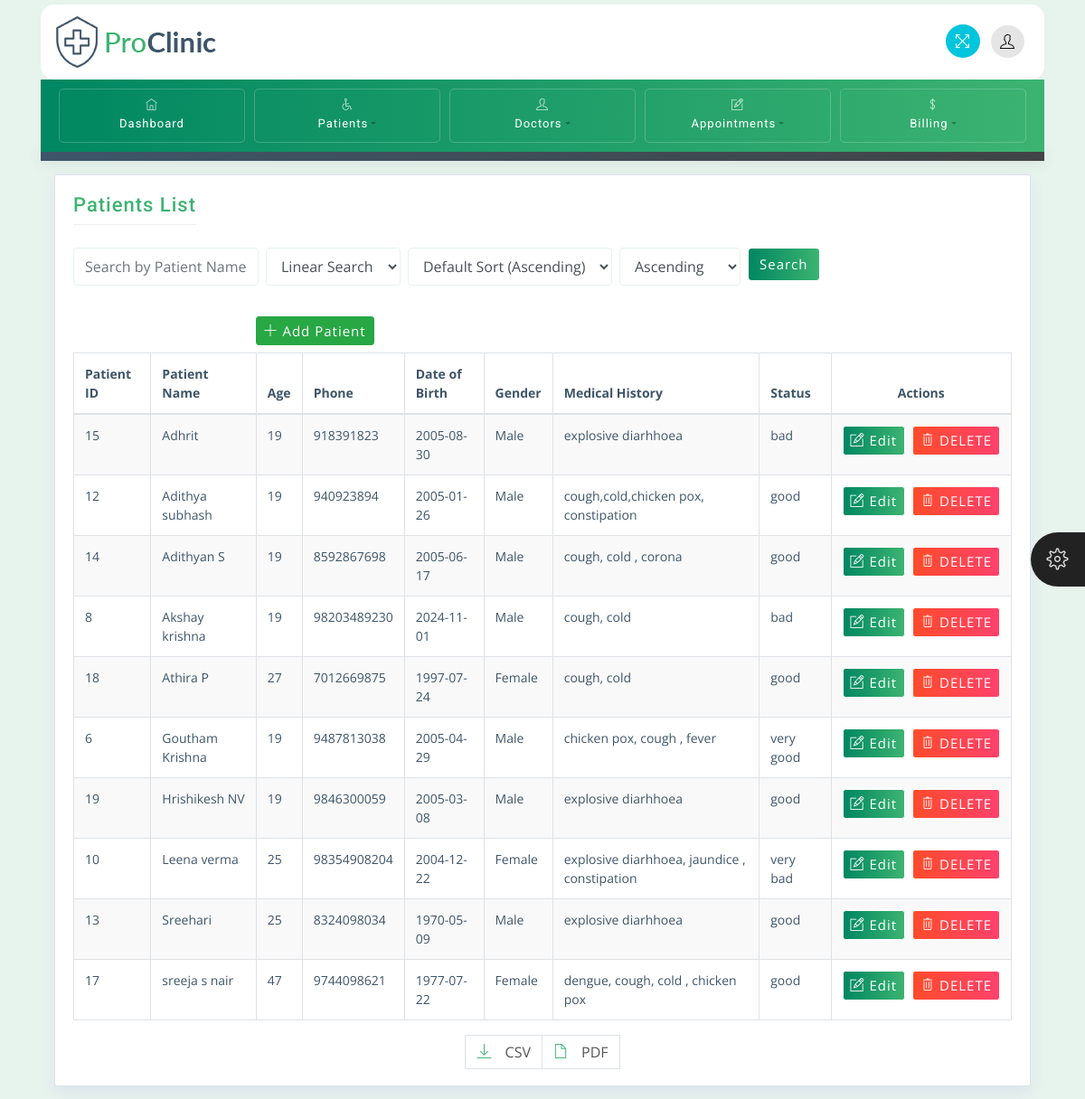
The app's page /Patient/view_patients with its own data.
### app/models.py (models this page shows, shortened)
class Patient(models.Model):
    patient_name=models.CharField(max_length=100)
    date_of_birth=models.CharField(max_length=100)
    age=models.IntegerField()
    phone=models.IntegerField()
    medical_history=models.CharField(max_length=100, blank=True)
    status=models.CharField(max_length=100)
    email=models.EmailField(max_length=100)
    gender=models.CharField(max_length=50)
    address=models.TextField()

### hospital/views.py (the view)
# urls.py: path('Patient/view_patients',views.VIEW_PATIENTS,name='view_patients'),
def VIEW_PATIENTS(request):
    query = request.GET.get('search','')
    sort_method = request.GET.get('sort_method', 'default_sort')
    sort_order = request.GET.get('sort_order', 'asc')
    search_method = request.GET.get('search_method', 'linear_search')  # Default search method
    reverse = True if sort_order == 'desc' else False
    if query:
        patients = Patient.objects.all()
        if search_method == 'linear_search':
            patients = linear_search(query, patients)
    else:
        patients = Patient.objects.all()
        if sort_method == 'bubble_sort':
            patients = list(patients)  # Convert QuerySet to list to apply quicksort
            patients = bubble_sort(patients, reverse)
        elif sort_method == 'selection_sort':
            patients = list(patients)  # Convert QuerySet to list to apply selection sort
            patients = selection_sort(patients, reverse)
        elif sort_method == 'insertion_sort':
            patients = list(patients)  # Convert QuerySet to list to apply insertion sort
            patients = insertion_sort(patients, reverse)
        elif sort_method == 'default_sort':
            patients = patients.order_by('patient_name' if not reverse else '-patient_name')
    context = {'patients': patients}
    return render(request, 'patients/view_patients.html', context)

### templates/patients/view_patients.html (shortened to what this page needs)
{% extends 'base.html' %}
{% block content %}
<div class="container mt-0">
    <div class="row breadcrumb-bar"></div>
    <div class="container">
        <div class="row">
            <div class="col-md-12">
                <div class="widget-area-2 proclinic-box-shadow">
                    <div class="row">
                        <div class="col-md-6 d-flex">
                            <h3 class="widget-title">Patients List</h3>
                        </div>
                        <form method="GET" class="form-inline mb-4" style="padding:10px;" action="">
                            <input type="text" name="search" class="form-control mr-2" placeholder="Search by Patient Name" value="{{ request.GET.search }}">
                            <select name="search_method" class="form-control mr-2">
                                <option value="linear_search" {% if request.GET.search_method == 'linear_search' %}selected{% endif %}>Linear Search</option>
                            </select>
                              <select name="sort_method" class="form-control mr-2">
                                <option value="default_sort" {% if not request.GET.sort_method or request.GET.sort_method == 'default_sort' %}selected{% endif %}>Default Sort (Ascending)</option>
                            </select>
                            <select name="sort_order" class="form-control mr-2">
                                <option value="asc" {% if request.GET.sort_order == 'asc' %}selected{% endif %}>Ascending</option>
                            </select>
                            <button type="submit" class="btn btn-primary">Search</button>
                        </form>
                        <div class="col-md-4">
                            <a href="{% url 'add_patient' %}" class="btn btn-success btn-sm float-right mb-2">
                                <span class="ti-plus"></span> Add Patient
                            </a>
                        </div>
                    </div>
                    <table id="tableId" class="table table-bordered table-striped">
                        <thead>
                            <tr>
                                <th>Patient ID</th>
                                <th>Patient Name</th>
                                <th>Age</th>
                                <th>Phone</th>
                                <th>Date of Birth</th>
                                <th>Gender</th>
                                <th>Medical History</th>
                                <th>Status</th>
                                <th class="text-center">Actions</th>
                            </tr>
                        </thead>
                        <tbody>
                            {% for patient in patients %}
                            <tr>
                                <td>{{ patient.id }}</td>
                                <td>{{ patient.patient_name }}</td>
                                <td>{{ patient.age }}</td>
                                <td>{{ patient.phone }}</td>
                                <td>{{ patient.date_of_birth }}</td>
                                <td>{{ patient.gender }}</td>
                                <td>{{ patient.medical_history }}</td>
                                <td>{{ patient.status }}</td>
                                <td class="text-center">
                                    <div class="d-flex justify-content-center align-items-center">
                                        <a href="{% url 'edit_patient' patient.id %}" class="btn btn-primary btn-sm mr-2">
                                            <span class="ti-pencil-alt"></span> Edit
                                        </a>
                                        <form method="POST" action="{% url 'delete_patient' patient.id %}" class="mb-0">
                                            <button type="submit" class="btn btn-danger btn-sm">
                                                <span class="ti-trash"></span> DELETE
                                            </button>
                                        </form>
                                    </div>
                                </td>
                            </tr>
                            {% endfor %}
                        </tbody>
                    </table>
                    <nav aria-label="Page navigation example">
   <ul class="pagination justify-content-center export-pagination">
      <li class="page-item">
         <a class="page-link" href="{% url 'export_patients_csv' %}?search={{ request.GET.search }}">
            <span class="ti-download"></span> CSV
         </a>
      </li>
      <li class="page-item">
         <a class="page-link" href="{% url 'export_patients_pdf' %}?search={{ request.GET.search }}">
            <span class="ti-file"></span> PDF
         </a>
      </li>
   </ul>
</nav>
                </div>
            </div>
        </div>
    </div>
</div>
{% endblock %}

### static/css/styles.css (style rules this page uses)
body { font-family: 'Open Sans', sans-serif; background-color: #E7F3ED; color: #3e5569; }
h1, h2, h3, h4, h5, h6, span, .menu-nav { font-family: 'Roboto', sans-serif; letter-spacing: 1px; }
a, a:hover, a:focus { color: inherit; text-decoration: none; transition: all 0.3s; }
.breadcrumb-bar { background: #3e5569; background: -webkit-linear-gradient(to left, #414345, #3e5569); background: linear-gradient(to left, #414345, #3e5569); margin-left: 0px !important; margin-right: 0px !important; padding: 5px 20px; -webkit-box-shadow: 0px 1px 15px 1px rgba(69,65,78,0.1); box-shadow: 0px 1px 15px 1px rgba(69,65,78,0.1); color: #fff; border: 0px solid; }
.table td, .table th { padding: .75rem; }
.proclinic-box-shadow { border-radius: 0; border: 0; -webkit-box-shadow: 0 0 0 1px #dce3ec, 0 8px 16px 0 #dce3ec; box-shadow: 0 0 0 1px #dce3ec, 0 8px 16px 0 #dce3ec; background: #fff; margin-top: 20px; }
div[class*="col-"] { padding-right: 6px; padding-left: 6px; }
div[class*="col-"] div[class*="col-"] { padding-right: 10px; padding-left: 10px; }
.table-striped tbody tr:nth-of-type(odd) { background-color: rgba(61,79,90,.03); }
table.table tbody td, table.table thead th { font-size: 14px; }
.pagination .page-link [class^="ti-"], .pagination .page-link [class*=" ti-"] { margin-right: 10px; }
.export-pagination.pagination .page-link { color: #555555; }
.widget-area-2 { background: #fff; margin-top: 1rem; padding: 20px; padding-bottom: 2px; border-radius: 2px; }
.widget-title { font-size: 22px; padding-bottom: .5rem; margin-bottom: 15px; border-bottom: 1px solid #eeeeee; }
.btn { margin-bottom: 5px; font-size: 15px; letter-spacing: 1px; }
.btn-danger { background: #FF416C; background: -webkit-linear-gradient(to right, #FF4B2B, #FF416C); background: linear-gradient(to right, #FF4B2B, #FF416C); border-color: #fff; }
.form-control { border-color: #E7F3ED; }
input.form-control { padding: .5rem .75rem; }
select.form-control:not([size]):not([multiple]) { height: 2.6rem; }
.pagination .page-item:first-child .page-link, .pagination .page-item:last-child .page-link { border-radius: 0px; }

### static/css/green.css (style rules this page uses)
.pagination .page-link { color: #3CB371; }
.btn-primary { background: #3CB371; background: -webkit-linear-gradient(to right, #008761, #3CB371); background: linear-gradient(to right, #008761, #3CB371); border-color: #ffffff; }
.widget-title { color: #3CB371; }
.pagination .page-link [class^="ti-"], [class*=" ti-"] { color: #3CB371; }

### static/css/responsive.css (style rules this page uses)
@media (min-width: 992px) { .row { margin-right: -5px; margin-left: -5px; } }
@media (min-width: 992px) { .row .row { margin-right: -10px; margin-left: -10px; } }

### records on screen
Patient: id "15", patient_name "Adhrit", age "19", phone "918391823", date_of_birth "2005-08-30", gender "Male", medical_history "explosive diarhhoea", status "bad"
Patient: id "12", patient_name "Adithya subhash", age "19", phone "940923894", date_of_birth "2005-01-26", gender "Male", medical_history "cough,cold,chicken pox, constipation", status "good"
Patient: id "14", patient_name "Adithyan S", age "19", phone "8592867698", date_of_birth "2005-06-17", gender "Male", medical_history "cough, cold , corona", status "good"
Patient: id "8", patient_name "Akshay krishna", age "19", phone "98203489230", date_of_birth "2024-11-01", gender "Male", medical_history "cough, cold", status "bad"
Patient: id "18", patient_name "Athira P", age "27", phone "7012669875", date_of_birth "1997-07-24", gender "Female", medical_history "cough, cold", status "good"
Patient: id "6", patient_name "Goutham Krishna", age "19", phone "9487813038", date_of_birth "2005-04-29", gender "Male", medical_history "chicken pox, cough , fever", status "very good"
Patient: id "19", patient_name "Hrishikesh NV", age "19", phone "9846300059", date_of_birth "2005-03-08", gender "Male", medical_history "explosive diarhhoea", status "good"
Patient: id "10", patient_name "Leena verma", age "25", phone "98354908204", date_of_birth "2004-12-22", gender "Female", medical_history "explosive diarhhoea, jaundice , constipation", status "very bad"
Patient: id "13", patient_name "Sreehari", age "25", phone "8324098034", date_of_birth "1970-05-09", gender "Male", medical_history "explosive diarhhoea", status "good"
Patient: id "17", patient_name "sreeja s nair", age "47", phone "9744098621", date_of_birth "1977-07-22", gender "Female", medical_history "dengue, cough, cold , chicken pox", status "good"
